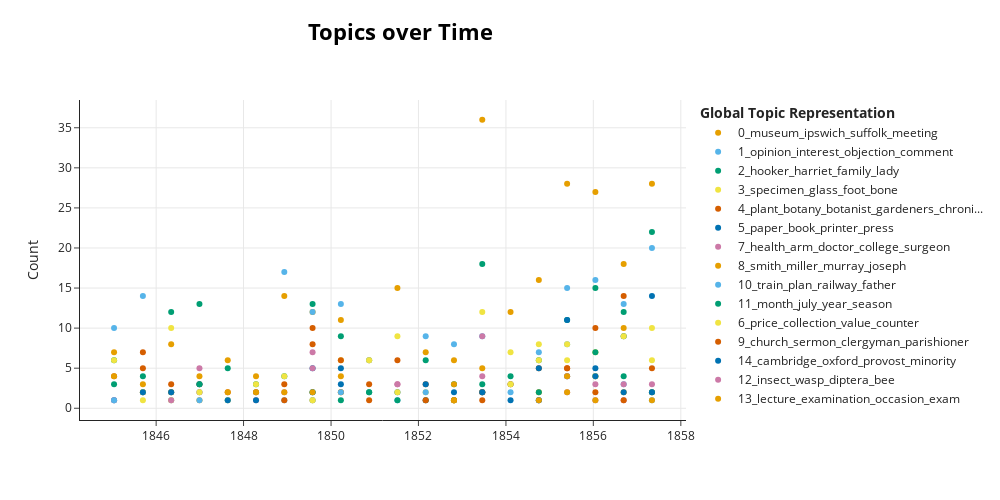

Notebook source saved alongside this figure:
### Markdown cell above
Create visualisation of topics over time for later-period letters using bertopic_time function.

### Code cell
sent_df_year_restrict_late_obj = bertopic_time(sent_df_year_restrict_late, topic_model)
sent_df_year_restrict_late_vis = sent_df_year_restrict_late_obj[0]
sent_df_year_restrict_late_vis

### Figure 1 — Plotly figure (JSON) as saved in the notebook; plotly's stock layout.template omitted (floating-point values rounded to 4 significant figures)
{"data": [{"hoverinfo": "text", "hovertext": ["<b>Topic 0</b><br>Words: buckland, arrangement, suffolk, thro, curator", "<b>Topic 0</b><br>Words: rix, sequel, mint, sol, decm", "<b>Topic 0</b><br>Words: invitation, museum, bury, suffolk, degree", "<b>Topic 0</b><br>Words: bumpstead, baine, subcurator, jany, geol", "<b>Topic 0</b><br>Words: buckland, norwich, nov, ipswich, omitting", "<b>Topic 0</b><br>Words: mcbeath, manager, class, museum, esqr", "<b>Topic 0</b><br>Words: suffolk, ipswich, museum, meeting, whewell", "<b>Topic 0</b><br>Words: suffolk, ipswich, museum, club, meeting", "<b>Topic 0</b><br>Words: museum, suffolk, historian, conglomerate, stevens", "<b>Topic 0</b><br>Words: ipswich, museum, invasion, exemplified, chronology", "<b>Topic 0</b><br>Words: museum, series, suffolk, meeting, geology", "<b>Topic 0</b><br>Words: scotland, invitation, truth, museum, converse", "<b>Topic 0</b><br>Words: invitation, museum, madeira, free, cairo", "<b>Topic 0</b><br>Words: museum, ipswich, suffolk, marquee, collection", "<b>Topic 0</b><br>Words: museum, boat, ethnology, steam, suffolk", "<b>Topic 0</b><br>Words: museum, ipswich, london, suffolk, copy", "<b>Topic 0</b><br>Words: museum, ipswich, suffolk, hitcham_bildeston, inquiry", "<b>Topic 0</b><br>Words: museum, ipswich, meeting, cheltenham, suffolk", "<b>Topic 0</b><br>Words: museum, suffolk, hare, hitcham_bildeston, paris", "<b>Topic 0</b><br>Words: dublin, ipswich, museum, september, london"], "marker": {"color": "#E69F00"}, "mode": "markers", "name": "0_museum_ipswich_suffolk_meeting", "type": "scatter", "x": ["1845-01-14T06:36:00", "1845-09-12T06:00:00", "1846-05-06T12:00:00", "1846-12-28T18:00:00", "1847-08-22T00:00:00", "1848-04-14T06:00:00", "1848-12-06T12:00:00", "1849-07-30T18:00:00", "1850-03-24T00:00:00", "1850-11-15T06:00:00", "1851-07-09T12:00:00", "1852-03-01T18:00:00", "1852-10-24T00:00:00", "1853-06-17T06:00:00", "1854-02-08T12:00:00", "1854-10-02T18:00:00", "1855-05-27T00:00:00", "1856-01-18T06:00:00", "1856-09-10T12:00:00", "1857-05-04T18:00:00"], "y": [7, 3, 8, 4, 6, 4, 14, 12, 11, 6, 15, 7, 6, 36, 12, 16, 28, 27, 18, 28]}, {"hoverinfo": "text", "hovertext": ["<b>Topic 1</b><br>Words: professorship, note, consideration, side, committee", "<b>Topic 1</b><br>Words: poverty, interest, crime, wealth, expression", "<b>Topic 1</b><br>Words: idea, opinion, interest, objection, comment", "<b>Topic 1</b><br>Words: strike, forgot, reply, improvement, note", "<b>Topic 1</b><br>Words: point, opinion, interest, objection, comment", "<b>Topic 1</b><br>Words: facility, opinion, correction, error, evidence", "<b>Topic 1</b><br>Words: comment, objection, suggestion, way, pairing", "<b>Topic 1</b><br>Words: certainty, opinion, none, mind, god", "<b>Topic 1</b><br>Words: feeling, opinion, toleration, tuition, inconsistent", "<b>Topic 1</b><br>Words: cullum, certainty, signature, register, objection", "<b>Topic 1</b><br>Words: tipsey, customer, publican, narcotic, interest", "<b>Topic 1</b><br>Words: relation, judgment, act, sentiment, case", "<b>Topic 1</b><br>Words: currey, interest, office, service, handed", "<b>Topic 1</b><br>Words: interest, objection, curator, amore, response", "<b>Topic 1</b><br>Words: investigator, dicotyledon, non, cause, hint", "<b>Topic 1</b><br>Words: point, spider, amiss, karr, sub", "<b>Topic 1</b><br>Words: mind, disgust, antiquarian, flunkeyism, respectability", "<b>Topic 1</b><br>Words: university, office, esteem, comment, qualification", "<b>Topic 1</b><br>Words: interest, vulgarity, load, compliment, barbarity", "<b>Topic 1</b><br>Words: opinion, correction, remark, agreement, interest"], "marker": {"color": "#56B4E9"}, "mode": "markers", "name": "1_opinion_interest_objection_comment", "type": "scatter", "x": ["1845-01-14T06:36:00", "1845-09-12T06:00:00", "1846-05-06T12:00:00", "1846-12-28T18:00:00", "1847-08-22T00:00:00", "1848-04-14T06:00:00", "1848-12-06T12:00:00", "1849-07-30T18:00:00", "1850-03-24T00:00:00", "1850-11-15T06:00:00", "1851-07-09T12:00:00", "1852-03-01T18:00:00", "1852-10-24T00:00:00", "1853-06-17T06:00:00", "1854-02-08T12:00:00", "1854-10-02T18:00:00", "1855-05-27T00:00:00", "1856-01-18T06:00:00", "1856-09-10T12:00:00", "1857-05-04T18:00:00"], "y": [10, 14, 1, 2, 1, 2, 17, 12, 13, 6, 1, 9, 8, 9, 3, 7, 15, 16, 13, 20]}, {"hoverinfo": "text", "hovertext": ["<b>Topic 2</b><br>Words: hutton, benjamin, fetch, maund, stair", "<b>Topic 2</b><br>Words: fetch, kindest_regard, mary, alban, anne", "<b>Topic 2</b><br>Words: hooker, miss, family, lady, girl", "<b>Topic 2</b><br>Words: hooker, harriet, room, family, joseph", "<b>Topic 2</b><br>Words: hooker, lady, wheat, fanny, care", "<b>Topic 2</b><br>Words: albans, fanny, convoy, gunn, kindest_regards", "<b>Topic 2</b><br>Words: wife, sleep, ocl, kindest_regard, harriet", "<b>Topic 2</b><br>Words: hooker, news, harriet, fanny, home", "<b>Topic 2</b><br>Words: sister, lady, cassel, day, united_regard", "<b>Topic 2</b><br>Words: affte, hooker, jos, brown, lindley", "<b>Topic 2</b><br>Words: breast, rogue, rascallitie, fool, course", "<b>Topic 2</b><br>Words: hooker, daughter, disquietude, expectant, hurt", "<b>Topic 2</b><br>Words: hooker, confinement, hopkins, refutation, members", "<b>Topic 2</b><br>Words: hooker, harriet, days_ago, united_regard, husband", "<b>Topic 2</b><br>Words: hooker, maud, brentford, midnight, presentation", "<b>Topic 2</b><br>Words: gr, karen, hooker, dress, mistress", "<b>Topic 2</b><br>Words: hooker, harriet, lady, evg, family", "<b>Topic 2</b><br>Words: harriet, hooker, brighton, hour, misunderstood", "<b>Topic 2</b><br>Words: hooker, daisy, morn, buttercup, geographie", "<b>Topic 2</b><br>Words: hooker, harriet, fanny, family, sinclair"], "marker": {"color": "#009E73"}, "mode": "markers", "name": "2_hooker_harriet_family_lady", "type": "scatter", "x": ["1845-01-14T06:36:00", "1845-09-12T06:00:00", "1846-05-06T12:00:00", "1846-12-28T18:00:00", "1847-08-22T00:00:00", "1848-04-14T06:00:00", "1848-12-06T12:00:00", "1849-07-30T18:00:00", "1850-03-24T00:00:00", "1850-11-15T06:00:00", "1851-07-09T12:00:00", "1852-03-01T18:00:00", "1852-10-24T00:00:00", "1853-06-17T06:00:00", "1854-02-08T12:00:00", "1854-10-02T18:00:00", "1855-05-27T00:00:00", "1856-01-18T06:00:00", "1856-09-10T12:00:00", "1857-05-04T18:00:00"], "y": [6, 4, 12, 13, 5, 3, 4, 13, 9, 2, 1, 6, 3, 18, 4, 6, 11, 15, 12, 22]}, {"hoverinfo": "text", "hovertext": ["<b>Topic 3</b><br>Words: bone, nodule, london_clay, drive, zamia", "<b>Topic 3</b><br>Words: sacrifice, specimen, break, permission, determination", "<b>Topic 3</b><br>Words: bone, tooth, flint, cavern, stalagmite", "<b>Topic 3</b><br>Words: chance, specimen, glass, foot, bone", "<b>Topic 3</b><br>Words: telescope, tube, shell, glass, duplicate", "<b>Topic 3</b><br>Words: bottle, wine, chalk, statute, none", "<b>Topic 3</b><br>Words: closehouse, brocke, woodwardia, discharge, prisoner", "<b>Topic 3</b><br>Words: miocene, pliocene, coraline, drift, pleistocene", "<b>Topic 3</b><br>Words: specimen, bead, glass, method, model", "<b>Topic 3</b><br>Words: geology, gen, mineralogy, botany, specimen", "<b>Topic 3</b><br>Words: explanation, geol_soc, fossil, speciman, owen", "<b>Topic 3</b><br>Words: potassium, glass, plate, specimen, fossil", "<b>Topic 3</b><br>Words: glass, bird, case, albinoe, hybrid", "<b>Topic 3</b><br>Words: depth, lens, chalk, circle, fossil", "<b>Topic 3</b><br>Words: specimen, candelabrum, aloe, regis, growth", "<b>Topic 3</b><br>Words: thickness, mammal, skeleton, limb, coast", "<b>Topic 3</b><br>Words: limestone, truly_ducie, glass, batata, millstone", "<b>Topic 3</b><br>Words: foot, specimen, geologist, collecting, gault"], "marker": {"color": "#F0E442"}, "mode": "markers", "name": "3_specimen_glass_foot_bone", "type": "scatter", "x": ["1845-01-14T06:36:00", "1845-09-12T06:00:00", "1846-05-06T12:00:00", "1847-08-22T00:00:00", "1848-04-14T06:00:00", "1848-12-06T12:00:00", "1850-03-24T00:00:00", "1850-11-15T06:00:00", "1851-07-09T12:00:00", "1852-03-01T18:00:00", "1852-10-24T00:00:00", "1853-06-17T06:00:00", "1854-02-08T12:00:00", "1854-10-02T18:00:00", "1855-05-27T00:00:00", "1856-01-18T06:00:00", "1856-09-10T12:00:00", "1857-05-04T18:00:00"], "y": [6, 1, 10, 1, 3, 4, 2, 6, 9, 2, 1, 12, 7, 6, 6, 7, 9, 10]}, {"hoverinfo": "text", "hovertext": ["<b>Topic 4</b><br>Words: gardener, york, variety, ingenious, pitmaston", "<b>Topic 4</b><br>Words: plant, galapagos, hort_soc, chonos, isld", "<b>Topic 4</b><br>Words: coniferae, nursery, botanic_garden, grace, syndicate", "<b>Topic 4</b><br>Words: precaution, conifer, marvel, vegetable_physiology, desiderata", "<b>Topic 4</b><br>Words: cycadeae, babbage, wmhooker, plant, kind", "<b>Topic 4</b><br>Words: term, period, monday, command, saturdays", "<b>Topic 4</b><br>Words: syllabus, botany, lecturing, apprenticeship, melissa", "<b>Topic 4</b><br>Words: plant, bryony, melittis, grandiflora, black", "<b>Topic 4</b><br>Words: plenty, boehmeria, musing, seemingley, careless", "<b>Topic 4</b><br>Words: plant, lyell, hooker, whewell, camberwell", "<b>Topic 4</b><br>Words: genera, linnaei, centaurea, amaryllis, alstroemeria", "<b>Topic 4</b><br>Words: botany, plant, spondylium, giganteum, andmrs", "<b>Topic 4</b><br>Words: sykes, pursuit, col, request, botany", "<b>Topic 4</b><br>Words: plant, lemonade, raspberry, song, vinegar", "<b>Topic 4</b><br>Words: building, preference, pass, plant, flower", "<b>Topic 4</b><br>Words: proceeding, linnaean, herbarium, botany, publication", "<b>Topic 4</b><br>Words: tubifex, bristle, nat_hist, plant, soenurus", "<b>Topic 4</b><br>Words: plant, botany, moor, glastonbury, unedo", "<b>Topic 4</b><br>Words: gardeners_chronicle, botany, plant, botanist, flora", "<b>Topic 4</b><br>Words: aegilop, seed, lyell, vasscule, cryptogamic"], "marker": {"color": "#D55E00"}, "mode": "markers", "name": "4_plant_botany_botanist_gardeners_chroni...", "type": "scatter", "x": ["1845-01-14T06:36:00", "1845-09-12T06:00:00", "1846-05-06T12:00:00", "1846-12-28T18:00:00", "1847-08-22T00:00:00", "1848-04-14T06:00:00", "1848-12-06T12:00:00", "1849-07-30T18:00:00", "1850-03-24T00:00:00", "1850-11-15T06:00:00", "1851-07-09T12:00:00", "1852-03-01T18:00:00", "1852-10-24T00:00:00", "1853-06-17T06:00:00", "1854-02-08T12:00:00", "1854-10-02T18:00:00", "1855-05-27T00:00:00", "1856-01-18T06:00:00", "1856-09-10T12:00:00", "1857-05-04T18:00:00"], "y": [4, 7, 3, 3, 2, 2, 3, 10, 2, 3, 6, 3, 1, 1, 3, 5, 5, 10, 14, 5]}, {"hoverinfo": "text", "hovertext": ["<b>Topic 5</b><br>Words: dare, abundance, shew, turn, paper", "<b>Topic 5</b><br>Words: publishers, wiley, putnam, waterloo, printer", "<b>Topic 5</b><br>Words: bookseller, wire, pocket, table, journal", "<b>Topic 5</b><br>Words: read, paper, report, book, printer", "<b>Topic 5</b><br>Words: butter, publisher, press, book, paper", "<b>Topic 5</b><br>Words: dent, sic, page, paper, book", "<b>Topic 5</b><br>Words: print, overhaul, waste, work, inform", "<b>Topic 5</b><br>Words: relative, binder, physiol, paper, comp", "<b>Topic 5</b><br>Words: shift, cotton, monograph, varnish, follow", "<b>Topic 5</b><br>Words: paper, preston, hardacre, printer, shelford", "<b>Topic 5</b><br>Words: paper, section, press, thro, straw", "<b>Topic 5</b><br>Words: paper, printer, press, book, order", "<b>Topic 5</b><br>Words: paper, book, distinct, transaction, year", "<b>Topic 5</b><br>Words: paper, book, document, broad, width", "<b>Topic 5</b><br>Words: book, sheet, printer, cut, mem"], "marker": {"color": "#0072B2"}, "mode": "markers", "name": "5_paper_book_printer_press", "type": "scatter", "x": ["1845-01-14T06:36:00", "1846-05-06T12:00:00", "1846-12-28T18:00:00", "1847-08-22T00:00:00", "1849-07-30T18:00:00", "1850-03-24T00:00:00", "1851-07-09T12:00:00", "1852-03-01T18:00:00", "1853-06-17T06:00:00", "1854-02-08T12:00:00", "1854-10-02T18:00:00", "1855-05-27T00:00:00", "1856-01-18T06:00:00", "1856-09-10T12:00:00", "1857-05-04T18:00:00"], "y": [1, 2, 3, 1, 5, 3, 2, 3, 2, 1, 5, 11, 5, 9, 14]}, {"hoverinfo": "text", "hovertext": ["<b>Topic 7</b><br>Words: medusae, ejecta, health, arm, doctor", "<b>Topic 7</b><br>Words: operative, neot, surgeon, class, health", "<b>Topic 7</b><br>Words: improved_health, permit, honour, health, arm", "<b>Topic 7</b><br>Words: harwich, college_surgeon, health, arm, doctor", "<b>Topic 7</b><br>Words: arm, bruise, night, bandage, humerus", "<b>Topic 7</b><br>Words: courtier, occupie, disinterested, doctor, improved_health", "<b>Topic 7</b><br>Words: augt, college_surgeon, september, health, arm", "<b>Topic 7</b><br>Words: physician, derangement, doctor, health, duty", "<b>Topic 7</b><br>Words: oyster, college_surgeon, colchester, wish, december", "<b>Topic 7</b><br>Words: abuse, conviviality, plague, equanimity, fulfilling", "<b>Topic 7</b><br>Words: ere, college_surgeon, sympathy, moment, february", "<b>Topic 7</b><br>Words: harz, treatment, medical, complaint, mountain", "<b>Topic 7</b><br>Words: delicate, health, doctor, illness, month"], "marker": {"color": "#CC79A7"}, "mode": "markers", "name": "7_health_arm_doctor_college_surgeon", "type": "scatter", "x": ["1845-01-14T06:36:00", "1845-09-12T06:00:00", "1846-12-28T18:00:00", "1848-04-14T06:00:00", "1849-07-30T18:00:00", "1851-07-09T12:00:00", "1852-03-01T18:00:00", "1853-06-17T06:00:00", "1854-10-02T18:00:00", "1855-05-27T00:00:00", "1856-01-18T06:00:00", "1856-09-10T12:00:00", "1857-05-04T18:00:00"], "y": [1, 2, 2, 1, 7, 3, 1, 9, 1, 2, 1, 1, 3]}, {"hoverinfo": "text", "hovertext": ["<b>Topic 8</b><br>Words: smith, integrity, choose, lament, goulburn", "<b>Topic 8</b><br>Words: particep, smith, coleman, owe, conversation", "<b>Topic 8</b><br>Words: coleman, murray, avail, henry, procure", "<b>Topic 8</b><br>Words: lefevre, shaw, john, smith, miller", "<b>Topic 8</b><br>Words: banks, scott, region, origin, joseph", "<b>Topic 8</b><br>Words: algernon, sec, pollock, smith, miller", "<b>Topic 8</b><br>Words: murray, joseph, haviland, hayle, clark", "<b>Topic 8</b><br>Words: reid, lyttleton, smith, miller, publishing", "<b>Topic 8</b><br>Words: betn, armadillos, curtis, miller, smith", "<b>Topic 8</b><br>Words: tear, job, roach_smith, smith, discussion", "<b>Topic 8</b><br>Words: smith, miller, murray, joseph, integrity", "<b>Topic 8</b><br>Words: londerburgh, miller, liberal, roach_smith, clark", "<b>Topic 8</b><br>Words: poole, stanley, yarrell, edward, smith", "<b>Topic 8</b><br>Words: patterson, reeve, robert, smith, miller"], "marker": {"color": "#E69F00"}, "mode": "markers", "name": "8_smith_miller_murray_joseph", "type": "scatter", "x": ["1845-01-14T06:36:00", "1845-09-12T06:00:00", "1846-05-06T12:00:00", "1846-12-28T18:00:00", "1847-08-22T00:00:00", "1849-07-30T18:00:00", "1850-03-24T00:00:00", "1852-10-24T00:00:00", "1853-06-17T06:00:00", "1854-10-02T18:00:00", "1855-05-27T00:00:00", "1856-01-18T06:00:00", "1856-09-10T12:00:00", "1857-05-04T18:00:00"], "y": [4, 2, 2, 1, 2, 1, 4, 3, 2, 2, 2, 4, 2, 2]}, {"hoverinfo": "text", "hovertext": ["<b>Topic 10</b><br>Words: plan, train, railway, father, haste", "<b>Topic 10</b><br>Words: disruption, join, father, desire, train", "<b>Topic 10</b><br>Words: plan, year, train, railway, father", "<b>Topic 10</b><br>Words: pre, train, plan, railway, father", "<b>Topic 10</b><br>Words: decease, father, course, train, plan", "<b>Topic 10</b><br>Words: train, limbo, leg, hour, plan", "<b>Topic 10</b><br>Words: future, convenience, line, train, plan", "<b>Topic 10</b><br>Words: cd, train, advance, plan, railway", "<b>Topic 10</b><br>Words: railway, father, line, plan, day", "<b>Topic 10</b><br>Words: remain, people, train, plan, railway", "<b>Topic 10</b><br>Words: train, railway, conservation, civilization, dispatch", "<b>Topic 10</b><br>Words: haste, train, path, usefulness, sight", "<b>Topic 10</b><br>Words: railway, feature, inability, drawback, flock", "<b>Topic 10</b><br>Words: inquiry, determination, reply, line, train"], "marker": {"color": "#56B4E9"}, "mode": "markers", "name": "10_train_plan_railway_father", "type": "scatter", "x": ["1845-01-14T06:36:00", "1845-09-12T06:00:00", "1846-12-28T18:00:00", "1848-12-06T12:00:00", "1849-07-30T18:00:00", "1850-03-24T00:00:00", "1852-03-01T18:00:00", "1853-06-17T06:00:00", "1854-02-08T12:00:00", "1854-10-02T18:00:00", "1855-05-27T00:00:00", "1856-01-18T06:00:00", "1856-09-10T12:00:00", "1857-05-04T18:00:00"], "y": [1, 2, 1, 1, 1, 2, 2, 2, 2, 1, 8, 4, 3, 1]}, {"hoverinfo": "text", "hovertext": ["<b>Topic 11</b><br>Words: month, rap, sept, room, thought", "<b>Topic 11</b><br>Words: charing, cross, subcommittee, plumper, promising", "<b>Topic 11</b><br>Words: sept, january, god, month, july", "<b>Topic 11</b><br>Words: dec, month, july, year, season", "<b>Topic 11</b><br>Words: preside, ton, july, company, duty", "<b>Topic 11</b><br>Words: united_state, december, month, july, year", "<b>Topic 11</b><br>Words: months_ago, professor, month, july, year", "<b>Topic 11</b><br>Words: season, winter, year, order, plan", "<b>Topic 11</b><br>Words: circuit, month, berlin, vol, january", "<b>Topic 11</b><br>Words: july, month, year, septr, beginning", "<b>Topic 11</b><br>Words: ns, dec, truly_ducie, season, statement", "<b>Topic 11</b><br>Words: carex, sw, leonard, year, june"], "marker": {"color": "#009E73"}, "mode": "markers", "name": "11_month_july_year_season", "type": "scatter", "x": ["1845-01-14T06:36:00", "1846-12-28T18:00:00", "1849-07-30T18:00:00", "1850-03-24T00:00:00", "1850-11-15T06:00:00", "1852-03-01T18:00:00", "1852-10-24T00:00:00", "1853-06-17T06:00:00", "1854-10-02T18:00:00", "1856-01-18T06:00:00", "1856-09-10T12:00:00", "1857-05-04T18:00:00"], "y": [3, 3, 2, 1, 2, 1, 1, 3, 2, 7, 4, 2]}, {"hoverinfo": "text", "hovertext": ["<b>Topic 6</b><br>Words: afzelius, collections, cape, mus, coast", "<b>Topic 6</b><br>Words: attic, horse, money, eye, collection", "<b>Topic 6</b><br>Words: index, expense, appearance, end, price", "<b>Topic 6</b><br>Words: list, price, collection, value, counter", "<b>Topic 6</b><br>Words: collection, russia, saurian, regeneration, denier", "<b>Topic 6</b><br>Words: price, linnean, genera, answer, system", "<b>Topic 6</b><br>Words: luggage, donation, nithee, price, collection", "<b>Topic 6</b><br>Words: daguerrotype, shade, choice, price, expense", "<b>Topic 6</b><br>Words: price, collection, entrance, cochel, worth", "<b>Topic 6</b><br>Words: valuation, value, collection, settle, price", "<b>Topic 6</b><br>Words: fold, minter, stint, hour, merchant", "<b>Topic 6</b><br>Words: price, counter, collection, nuremberg, jetton", "<b>Topic 6</b><br>Words: value, number, woodcut, profusion, price"], "marker": {"color": "#F0E442"}, "mode": "markers", "name": "6_price_collection_value_counter", "type": "scatter", "x": ["1845-09-12T06:00:00", "1846-05-06T12:00:00", "1846-12-28T18:00:00", "1849-07-30T18:00:00", "1850-03-24T00:00:00", "1851-07-09T12:00:00", "1852-10-24T00:00:00", "1854-02-08T12:00:00", "1854-10-02T18:00:00", "1855-05-27T00:00:00", "1856-01-18T06:00:00", "1856-09-10T12:00:00", "1857-05-04T18:00:00"], "y": [2, 1, 2, 1, 6, 2, 1, 3, 8, 8, 4, 9, 6]}, {"hoverinfo": "text", "hovertext": ["<b>Topic 9</b><br>Words: religion, church, effect, treasury, belly", "<b>Topic 9</b><br>Words: churchman, junction, opposition, babington, consequence", "<b>Topic 9</b><br>Words: church, sabbath, sermon, argument, lord", "<b>Topic 9</b><br>Words: church, clergyman, holiday, boldness, catechism", "<b>Topic 9</b><br>Words: training, disposal, church, master, system", "<b>Topic 9</b><br>Words: hatred, humbler, churchism, characteristic, persecution", "<b>Topic 9</b><br>Words: parishioner, source, instruction, country, church", "<b>Topic 9</b><br>Words: travel, kind, sermon, parishioner, parcel", "<b>Topic 9</b><br>Words: church, sermon, clergyman, parishioner, placidity", "<b>Topic 9</b><br>Words: clergyman, path, parishioner, clergymen, chronicle", "<b>Topic 9</b><br>Words: stimulus, shortcoming, sermon, school, church"], "marker": {"color": "#D55E00"}, "mode": "markers", "name": "9_church_sermon_clergyman_parishioner", "type": "scatter", "x": ["1845-09-12T06:00:00", "1848-12-06T12:00:00", "1849-07-30T18:00:00", "1850-03-24T00:00:00", "1850-11-15T06:00:00", "1852-03-01T18:00:00", "1852-10-24T00:00:00", "1853-06-17T06:00:00", "1855-05-27T00:00:00", "1856-01-18T06:00:00", "1856-09-10T12:00:00"], "y": [5, 1, 8, 6, 1, 1, 1, 2, 5, 2, 1]}, {"hoverinfo": "text", "hovertext": ["<b>Topic 14</b><br>Words: cambridge, saturday, strike, willis, auspex", "<b>Topic 14</b><br>Words: cambridge, kidd, knife, wm, oxford", "<b>Topic 14</b><br>Words: downing_college, cambridge, hitcham, oxford, minority", "<b>Topic 14</b><br>Words: cambridge, philosophical_society, minority, closing, reading", "<b>Topic 14</b><br>Words: cambridge, minority, provost, stage, poll", "<b>Topic 14</b><br>Words: cambridge, baas, teaching, library_mss, april", "<b>Topic 14</b><br>Words: cambridge, scroope, terrace, inch, observation", "<b>Topic 14</b><br>Words: cambridge, oxford, minority, provost, scroope", "<b>Topic 14</b><br>Words: cambridge, esq, reside, gazette, cover", "<b>Topic 14</b><br>Words: cambridge, oxford, provost, purport, inferiority", "<b>Topic 14</b><br>Words: cambridge, tripos, sc, classic, downing_college", "<b>Topic 14</b><br>Words: search, cambridge, oxford, minority, provost"], "marker": {"color": "#0072B2"}, "mode": "markers", "name": "14_cambridge_oxford_provost_minority", "type": "scatter", "x": ["1845-09-12T06:00:00", "1846-05-06T12:00:00", "1848-04-14T06:00:00", "1849-07-30T18:00:00", "1850-03-24T00:00:00", "1852-10-24T00:00:00", "1853-06-17T06:00:00", "1854-10-02T18:00:00", "1855-05-27T00:00:00", "1856-01-18T06:00:00", "1856-09-10T12:00:00", "1857-05-04T18:00:00"], "y": [2, 2, 1, 2, 5, 2, 2, 1, 4, 4, 2, 2]}, {"hoverinfo": "text", "hovertext": ["<b>Topic 12</b><br>Words: botrytis, caple, theory, insect, wasp", "<b>Topic 12</b><br>Words: insect, aphid, beam, hop, bean", "<b>Topic 12</b><br>Words: velleius, wasp, nest, overcare, moist", "<b>Topic 12</b><br>Words: diptera, entomologist, insect, fauna, dog", "<b>Topic 12</b><br>Words: insect, accident, continent, wandering, fauna", "<b>Topic 12</b><br>Words: bee, wasp, insect, headquarters, eater", "<b>Topic 12</b><br>Words: insect, insectology, transfer, wing, trembley", "<b>Topic 12</b><br>Words: insecta, westwood, gray, dr, wasp", "<b>Topic 12</b><br>Words: entomology, insect, name, misnomer, lucina"], "marker": {"color": "#CC79A7"}, "mode": "markers", "name": "12_insect_wasp_diptera_bee", "type": "scatter", "x": ["1846-05-06T12:00:00", "1846-12-28T18:00:00", "1848-12-06T12:00:00", "1849-07-30T18:00:00", "1851-07-09T12:00:00", "1853-06-17T06:00:00", "1855-05-27T00:00:00", "1856-01-18T06:00:00", "1856-09-10T12:00:00"], "y": [1, 5, 2, 5, 3, 4, 4, 3, 3]}, {"hoverinfo": "text", "hovertext": ["<b>Topic 13</b><br>Words: lecture, interested, memorial, read, page", "<b>Topic 13</b><br>Words: lecture, easter, minimum, undergraduate, quere", "<b>Topic 13</b><br>Words: speech, bet, fisher, albert, appeal", "<b>Topic 13</b><br>Words: auditor, ticket, lecture, examination, occasion", "<b>Topic 13</b><br>Words: lecture, examination, dean, occasion, school", "<b>Topic 13</b><br>Words: rector, example, lecture, examination, occasion", "<b>Topic 13</b><br>Words: lecture, fireplace, ventilation, offhand, lecturet", "<b>Topic 13</b><br>Words: lecture, statement, occasion, committee, print", "<b>Topic 13</b><br>Words: lecture, examination, exam, candidate, room", "<b>Topic 13</b><br>Words: particular, talk, assist, lecture, examination"], "marker": {"color": "#E69F00"}, "mode": "markers", "name": "13_lecture_examination_occasion_exam", "type": "scatter", "x": ["1848-04-14T06:00:00", "1848-12-06T12:00:00", "1849-07-30T18:00:00", "1852-10-24T00:00:00", "1853-06-17T06:00:00", "1854-10-02T18:00:00", "1855-05-27T00:00:00", "1856-01-18T06:00:00", "1856-09-10T12:00:00", "1857-05-04T18:00:00"], "y": [2, 2, 2, 1, 5, 1, 4, 1, 10, 1]}], "layout": {"height": 500, "hoverlabel": {"bgcolor": "white", "font": {"family": "Rockwell", "size": 16}}, "legend": {"title": {"text": "<b>Global Topic Representation"}}, "title": {"font": {"color": "Black", "size": 22}, "text": "<b>Topics over Time", "x": 0.4, "xanchor": "center", "y": 0.95, "yanchor": "top"}, "width": 1000, "xaxis": {"showgrid": true}, "yaxis": {"showgrid": true, "title": {"text": "Count"}}}}
